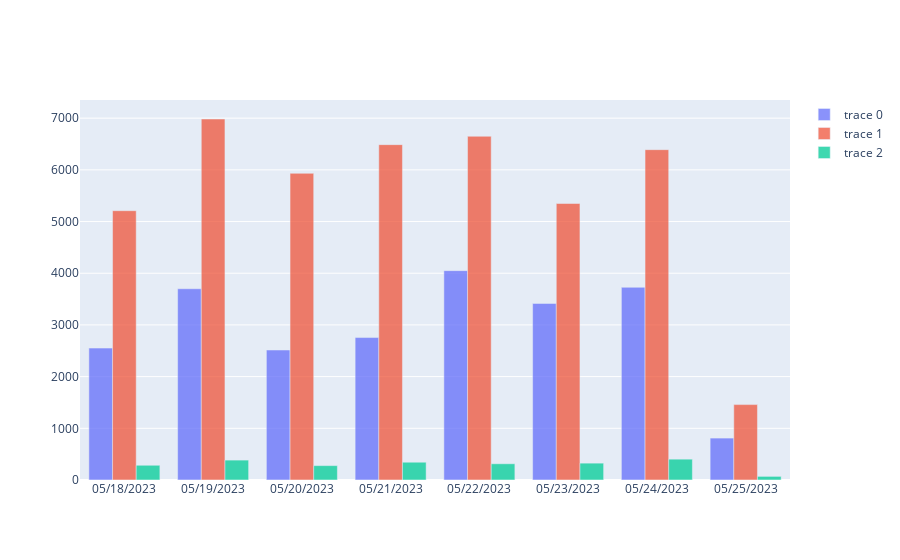

This figure's notebook cell:
### Markdown cell above
#### Daily Activity

### Code cell
fig = go.Figure()
# Iterate through each device 
for d in devices:
    # Find the subset of the data with that device
    tmp_df = df[df['device_type'] == d]

    # Create a dict object with 0 counts for all topics
    device_daily_activity = {}
    for i in tmp_df.index:
        # Find that index
        tmp_timestamp = df['impression_time'][i]
        tmp_datetime = tmp_timestamp
        tmp_date = tmp_datetime.strftime('%m/%d/%Y')

        # Daily Activity
        if tmp_date not in device_daily_activity:
            device_daily_activity[tmp_date] = 0
        else:
            device_daily_activity[tmp_date] +=1
    
    # Sort by dates
    device_daily_activity = dict(sorted(device_daily_activity.items()))

    # Add trace
    fig.add_trace(go.Bar(x= [x for x in device_daily_activity.keys()], y = [y for y in device_daily_activity.values()], textfont_size=20))



    # Overlay both histograms
    #fig.update_layout(barmode='overlay')
    # Reduce opacity to see both histograms
fig.update_traces(opacity=0.75)
fig.show()

### Figure 1 — Plotly figure (JSON) as saved in the notebook; plotly's stock layout.template omitted (floating-point values rounded to 4 significant figures)
{"data": [{"opacity": 0.75, "textfont": {"size": 20}, "type": "bar", "x": ["05/18/2023", "05/19/2023", "05/20/2023", "05/21/2023", "05/22/2023", "05/23/2023", "05/24/2023", "05/25/2023"], "y": [2552, 3700, 2515, 2756, 4050, 3416, 3728, 811]}, {"opacity": 0.75, "textfont": {"size": 20}, "type": "bar", "x": ["05/18/2023", "05/19/2023", "05/20/2023", "05/21/2023", "05/22/2023", "05/23/2023", "05/24/2023", "05/25/2023"], "y": [5210, 6984, 5933, 6488, 6650, 5349, 6391, 1459]}, {"opacity": 0.75, "textfont": {"size": 20}, "type": "bar", "x": ["05/18/2023", "05/19/2023", "05/20/2023", "05/21/2023", "05/22/2023", "05/23/2023", "05/24/2023", "05/25/2023"], "y": [285, 385, 278, 344, 314, 326, 403, 70]}], "layout": {}}
